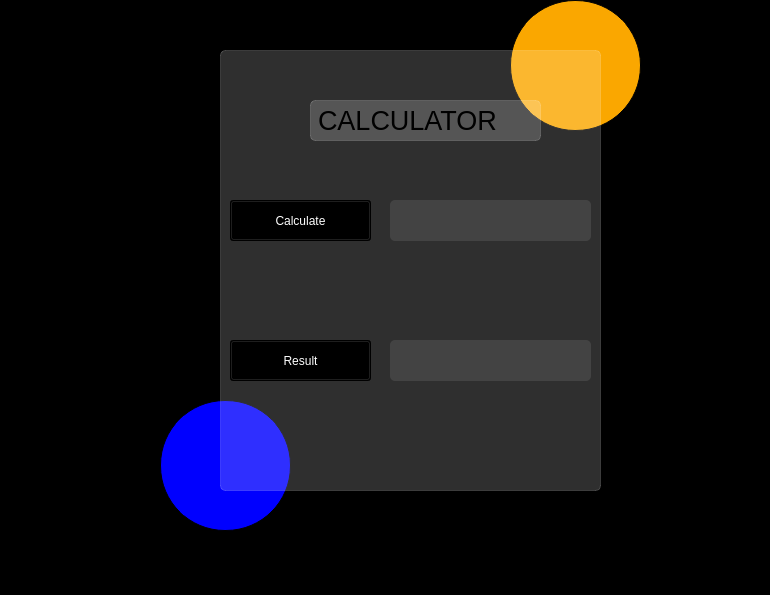
<?xml version="1.0" encoding="UTF-8"?>
<ui version="4.0">
 <class>MainWindow</class>
 <widget class="QMainWindow" name="MainWindow">
  <property name="geometry">
   <rect>
    <x>0</x>
    <y>0</y>
    <width>770</width>
    <height>595</height>
   </rect>
  </property>
  <property name="windowTitle">
   <string>MainWindow</string>
  </property>
  <property name="styleSheet">
   <string notr="true">background-color: rgb(156, 255, 211);
background-color: rgb(0, 0, 0);</string>
  </property>
  <widget class="QWidget" name="centralwidget">
   <widget class="QFrame" name="frame">
    <property name="geometry">
     <rect>
      <x>220</x>
      <y>50</y>
      <width>381</width>
      <height>441</height>
     </rect>
    </property>
    <property name="styleSheet">
     <string notr="true">QFrame {
    background-color: rgba(255, 255, 255, 40); /* Color de fondo con alfa (transparencia) */
    border: 2px solid #000000; /* Borde sólido */
    border-radius: 5px; /* Radio de las esquinas del marco */

}
QFrame {
    background-color: rgba(255, 255, 255, 47); /* Color de fondo */
    border: 1.3px solid #000000; /* Borde sólido */
	border-color: rgb(255, 255, 255, 40);
    border-radius: 5px; /* Radio de las esquinas del marco */
    box-shadow: 5px 5px 5px rgba(0, 0, 0, 15); /* Propiedad de sombra */
}
</string>
    </property>
    <property name="frameShape">
     <enum>QFrame::StyledPanel</enum>
    </property>
    <property name="frameShadow">
     <enum>QFrame::Raised</enum>
    </property>
    <widget class="QPushButton" name="boton_calculate">
     <property name="geometry">
      <rect>
       <x>10</x>
       <y>150</y>
       <width>141</width>
       <height>41</height>
      </rect>
     </property>
     <property name="styleSheet">
      <string notr="true">color: rgb(255, 255, 255);
font: 75 11pt &quot;MS Shell Dlg 2&quot;;
</string>
     </property>
     <property name="text">
      <string>Calculate</string>
     </property>
    </widget>
    <widget class="QLineEdit" name="respuesta">
     <property name="geometry">
      <rect>
       <x>170</x>
       <y>290</y>
       <width>201</width>
       <height>41</height>
      </rect>
     </property>
     <property name="styleSheet">
      <string notr="true">QLineEdit{
	color: rgb(255, 255, 255);
    background-color: rgba(255, 255, 255, 25); /* Color de fondo con alfa (transparencia) */
    border: 0px solid #000000; /* Borde sólido */
    border-radius: 5px; /* Radio de las esquinas del marco */
}</string>
     </property>
    </widget>
    <widget class="QLineEdit" name="ingreso_v">
     <property name="geometry">
      <rect>
       <x>170</x>
       <y>150</y>
       <width>201</width>
       <height>41</height>
      </rect>
     </property>
     <property name="styleSheet">
      <string notr="true">QLineEdit{
	color: rgb(255, 255, 255);
    background-color: rgba(255, 255, 255, 25); /* Color de fondo con alfa (transparencia) */
    border: 0px solid #000000; /* Borde sólido */
    border-radius: 5px; /* Radio de las esquinas del marco */
}</string>
     </property>
    </widget>
    <widget class="QPushButton" name="boton_aceptar_2">
     <property name="geometry">
      <rect>
       <x>10</x>
       <y>290</y>
       <width>141</width>
       <height>41</height>
      </rect>
     </property>
     <property name="styleSheet">
      <string notr="true">color: rgb(255, 255, 255);
font: 75 11pt &quot;MS Shell Dlg 2&quot;;</string>
     </property>
     <property name="text">
      <string>Result</string>
     </property>
    </widget>
    <widget class="QLabel" name="label">
     <property name="geometry">
      <rect>
       <x>90</x>
       <y>50</y>
       <width>231</width>
       <height>41</height>
      </rect>
     </property>
     <property name="font">
      <font>
       <family>MS Shell Dlg 2</family>
       <pointsize>20</pointsize>
       <weight>9</weight>
       <italic>false</italic>
       <bold>false</bold>
      </font>
     </property>
     <property name="styleSheet">
      <string notr="true">

QLabel{
	color: rgb(255, 255, 255);
    background-color: rgba(255, 255, 255, 0); /* Color de fondo con alfa (transparencia) */
    border: 0px solid #000000; /* Borde sólido */
    border-radius: 5px; /* Radio de las esquinas del marco */
}
color: rgb(255, 255, 255);
font: 75 20pt &quot;MS Shell Dlg 2&quot;;</string>
     </property>
     <property name="text">
      <string>CALCULATOR</string>
     </property>
    </widget>
   </widget>
   <widget class="QLineEdit" name="lineEdit_4">
    <property name="geometry">
     <rect>
      <x>510</x>
      <y>0</y>
      <width>131</width>
      <height>131</height>
     </rect>
    </property>
    <property name="styleSheet">
     <string notr="true">QLineEdit{
	
	
	 
	background-color: rgb(250, 167, 0);

    border: 1px solid #000000; /* Borde sólido */
    border-radius:65px; /* Radio de las esquinas del marco */
}
</string>
    </property>
    <property name="placeholderText">
     <string/>
    </property>
   </widget>
   <widget class="QLineEdit" name="lineEdit_3">
    <property name="geometry">
     <rect>
      <x>160</x>
      <y>400</y>
      <width>131</width>
      <height>131</height>
     </rect>
    </property>
    <property name="styleSheet">
     <string notr="true">QLineEdit{
	
	background-color: rgb(0, 0, 255);

    border: 1px solid #000000; /* Borde sólido */
    border-radius:65px; /* Radio de las esquinas del marco */
}
</string>
    </property>
    <property name="text">
     <string/>
    </property>
    <property name="placeholderText">
     <string/>
    </property>
   </widget>
   <zorder>lineEdit_3</zorder>
   <zorder>lineEdit_4</zorder>
   <zorder>frame</zorder>
  </widget>
  <widget class="QMenuBar" name="menubar">
   <property name="geometry">
    <rect>
     <x>0</x>
     <y>0</y>
     <width>770</width>
     <height>26</height>
    </rect>
   </property>
  </widget>
  <widget class="QStatusBar" name="statusbar"/>
 </widget>
 <resources/>
 <connections/>
</ui>
